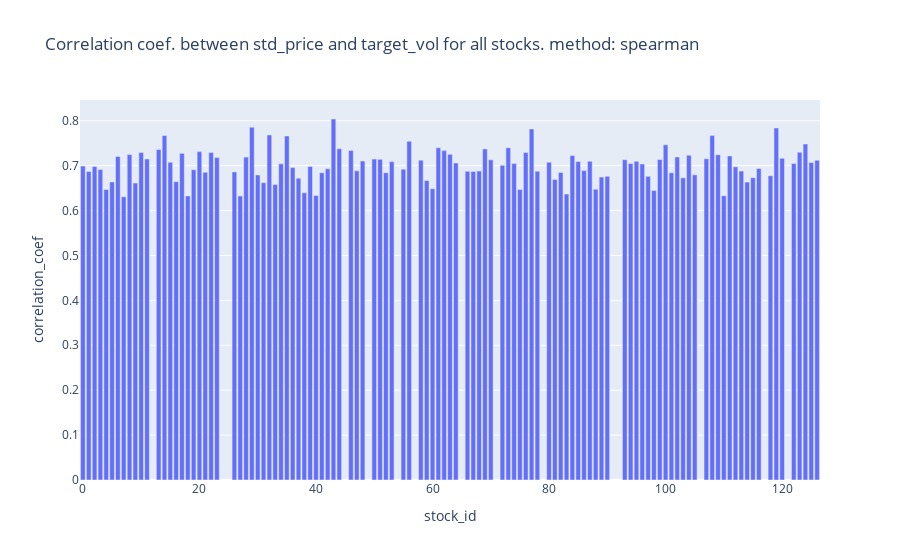
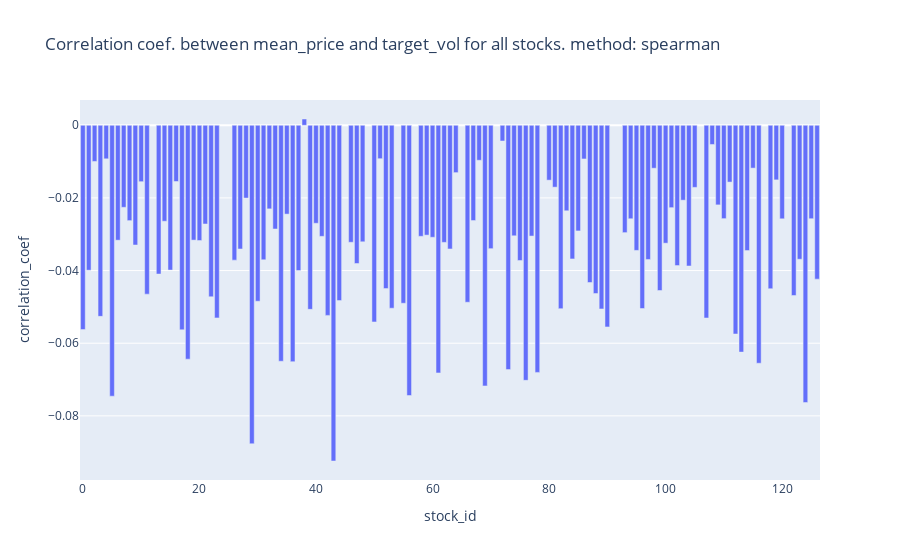
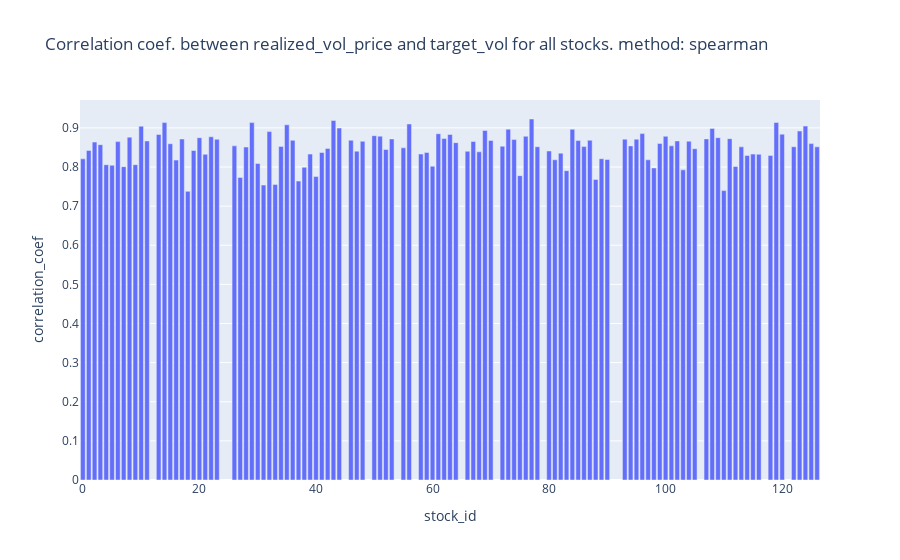

Here is the notebook cell these charts were saved with, in order:
### Code cell
## plot all stocks correlation coefficiceints together
coef_df=pd.DataFrame({'stock_id':std_price_n_target_vol_corr_coef.keys(),'correlation_coef':std_price_n_target_vol_corr_coef.values()})
fig = px.bar(coef_df, x='stock_id',y='correlation_coef',title="Correlation coef. between " + str(std_price_n_target_vol_df.columns[0]) + " and " + str(std_price_n_target_vol_df.columns[1])+ " for all stocks"+ ". method: "+corr_method)
fig.show()

## plot all stocks correlation coefficiceints together
coef_df=pd.DataFrame({'stock_id':mean_price_n_target_vol_corr_coef.keys(),'correlation_coef':mean_price_n_target_vol_corr_coef.values()})
fig1 =px.bar(coef_df, x='stock_id',y='correlation_coef',title="Correlation coef. between " + str(mean_price_n_target_vol_df.columns[0]) + " and " + str(mean_price_n_target_vol_df.columns[1])+ " for all stocks"+ ". method: "+corr_method)
fig1.show()

## plot all stocks correlation coefficiceints together
coef_df=pd.DataFrame({'stock_id':realized_vol_price_n_target_vol_corr_coef.keys(),'correlation_coef':realized_vol_price_n_target_vol_corr_coef.values()})
fig1 =px.bar(coef_df, x='stock_id',y='correlation_coef',title="Correlation coef. between " + str(realized_vol_price_n_target_vol_df.columns[0]) + " and " + str(realized_vol_price_n_target_vol_df.columns[1])+ " for all stocks"+ ". method: "+corr_method)
fig1.show()

### Figure 1 — Plotly figure (JSON) as saved in the notebook; plotly's stock layout.template omitted (floating-point values rounded to 4 significant figures)
{"data": [{"alignmentgroup": "True", "hovertemplate": "stock_id=%{x}<br>correlation_coef=%{y}<extra></extra>", "legendgroup": "", "marker": {"color": "#636efa", "pattern": {"shape": ""}}, "name": "", "offsetgroup": "", "orientation": "v", "showlegend": false, "textposition": "auto", "type": "bar", "x": [0, 1, 10, 100, 101, 102, 103, 104, 105, 107, 108, 109, 11, 110, 111, 112, 113, 114, 115, 116, 118, 119, 120, 122, 123, 124, 125, 126, 13, 14, 15, 16, 17, 18, 19, 2, 20, 21, 22, 23, 26, 27, 28, 29, 3, 30, 31, 32, 33, 34, 35, 36, 37, 38, 39, 4, 40, 41, 42, 43, 44, 46, 47, 48, 5, 50, 51, 52, 53, 55, 56, 58, 59, 6, 60, 61, 62, 63, 64, 66, 67, 68, 69, 7, 70, 72, 73, 74, 75, 76, 77, 78, 8, 80, 81, 82, 83, 84, 85, 86, 87, 88, 89, 9, 90, 93, 94, 95, 96, 97, 98, 99], "xaxis": "x", "y": [0.6991, 0.6869, 0.7291, 0.7464, 0.6841, 0.7194, 0.673, 0.7231, 0.6796, 0.7154, 0.767, 0.7244, 0.7149, 0.6331, 0.7218, 0.6974, 0.6879, 0.6633, 0.673, 0.6935, 0.6777, 0.7839, 0.7165, 0.7047, 0.7297, 0.7483, 0.707, 0.7118, 0.736, 0.7672, 0.7074, 0.6644, 0.7274, 0.6327, 0.6909, 0.6983, 0.7313, 0.6852, 0.7294, 0.7179, 0.6861, 0.6325, 0.719, 0.7857, 0.6913, 0.6793, 0.6621, 0.7683, 0.6581, 0.704, 0.7662, 0.6958, 0.6722, 0.6396, 0.6982, 0.6469, 0.6337, 0.6841, 0.693, 0.8039, 0.7378, 0.734, 0.6884, 0.7105, 0.6637, 0.7146, 0.714, 0.6844, 0.709, 0.6922, 0.7544, 0.7122, 0.6671, 0.7205, 0.6486, 0.7399, 0.7335, 0.7252, 0.7059, 0.6874, 0.687, 0.6879, 0.7373, 0.6308, 0.713, 0.7008, 0.7399, 0.7046, 0.6468, 0.7291, 0.7818, 0.6878, 0.7247, 0.7078, 0.669, 0.685, 0.6368, 0.7225, 0.7093, 0.689, 0.7098, 0.6476, 0.6745, 0.6613, 0.6761, 0.7132, 0.7046, 0.7097, 0.7038, 0.6761, 0.6446, 0.7138], "yaxis": "y"}], "layout": {"barmode": "relative", "legend": {"tracegroupgap": 0}, "title": {"text": "Correlation coef. between std_price and target_vol for all stocks. method: spearman"}, "xaxis": {"anchor": "y", "domain": [0, 1], "title": {"text": "stock_id"}}, "yaxis": {"anchor": "x", "domain": [0, 1], "title": {"text": "correlation_coef"}}}}

### Figure 2 — Plotly figure (JSON) as saved in the notebook; plotly's stock layout.template omitted (floating-point values rounded to 4 significant figures)
{"data": [{"alignmentgroup": "True", "hovertemplate": "stock_id=%{x}<br>correlation_coef=%{y}<extra></extra>", "legendgroup": "", "marker": {"color": "#636efa", "pattern": {"shape": ""}}, "name": "", "offsetgroup": "", "orientation": "v", "showlegend": false, "textposition": "auto", "type": "bar", "x": [0, 1, 10, 100, 101, 102, 103, 104, 105, 107, 108, 109, 11, 110, 111, 112, 113, 114, 115, 116, 118, 119, 120, 122, 123, 124, 125, 126, 13, 14, 15, 16, 17, 18, 19, 2, 20, 21, 22, 23, 26, 27, 28, 29, 3, 30, 31, 32, 33, 34, 35, 36, 37, 38, 39, 4, 40, 41, 42, 43, 44, 46, 47, 48, 5, 50, 51, 52, 53, 55, 56, 58, 59, 6, 60, 61, 62, 63, 64, 66, 67, 68, 69, 7, 70, 72, 73, 74, 75, 76, 77, 78, 8, 80, 81, 82, 83, 84, 85, 86, 87, 88, 89, 9, 90, 93, 94, 95, 96, 97, 98, 99], "xaxis": "x", "y": [-0.05624, -0.03991, -0.01553, -0.03246, -0.02267, -0.03863, -0.02062, -0.03874, -0.0171, -0.05305, -0.005285, -0.02191, -0.04649, -0.0257, -0.01564, -0.05746, -0.06245, -0.03448, -0.01179, -0.0655, -0.04499, -0.01503, -0.02575, -0.04686, -0.03688, -0.07632, -0.02572, -0.04236, -0.04095, -0.02642, -0.03987, -0.01548, -0.0563, -0.06439, -0.03161, -0.009955, -0.03172, -0.02717, -0.04721, -0.05303, -0.03713, -0.03405, -0.02004, -0.08769, -0.0526, -0.04843, -0.03703, -0.02301, -0.02856, -0.06496, -0.02445, -0.06507, -0.03999, 0.001731, -0.05067, -0.009231, -0.02698, -0.03058, -0.05233, -0.09242, -0.04827, -0.03221, -0.03805, -0.03207, -0.07458, -0.05414, -0.009198, -0.04496, -0.05036, -0.04899, -0.0744, -0.03057, -0.03024, -0.03163, -0.03083, -0.06817, -0.03224, -0.03405, -0.01303, -0.04872, -0.02622, -0.00963, -0.07176, -0.02258, -0.03397, -0.004322, -0.06726, -0.03042, -0.03722, -0.07021, -0.0305, -0.06803, -0.02625, -0.01511, -0.01703, -0.05048, -0.02354, -0.03678, -0.02908, -0.00927, -0.04328, -0.04632, -0.05056, -0.03296, -0.05551, -0.02955, -0.02573, -0.03445, -0.05044, -0.03694, -0.01182, -0.04548], "yaxis": "y"}], "layout": {"barmode": "relative", "legend": {"tracegroupgap": 0}, "title": {"text": "Correlation coef. between mean_price and target_vol for all stocks. method: spearman"}, "xaxis": {"anchor": "y", "domain": [0, 1], "title": {"text": "stock_id"}}, "yaxis": {"anchor": "x", "domain": [0, 1], "title": {"text": "correlation_coef"}}}}

### Figure 3 — Plotly figure (JSON) as saved in the notebook; plotly's stock layout.template omitted (floating-point values rounded to 4 significant figures)
{"data": [{"alignmentgroup": "True", "hovertemplate": "stock_id=%{x}<br>correlation_coef=%{y}<extra></extra>", "legendgroup": "", "marker": {"color": "#636efa", "pattern": {"shape": ""}}, "name": "", "offsetgroup": "", "orientation": "v", "showlegend": false, "textposition": "auto", "type": "bar", "x": [0, 1, 10, 100, 101, 102, 103, 104, 105, 107, 108, 109, 11, 110, 111, 112, 113, 114, 115, 116, 118, 119, 120, 122, 123, 124, 125, 126, 13, 14, 15, 16, 17, 18, 19, 2, 20, 21, 22, 23, 26, 27, 28, 29, 3, 30, 31, 32, 33, 34, 35, 36, 37, 38, 39, 4, 40, 41, 42, 43, 44, 46, 47, 48, 5, 50, 51, 52, 53, 55, 56, 58, 59, 6, 60, 61, 62, 63, 64, 66, 67, 68, 69, 7, 70, 72, 73, 74, 75, 76, 77, 78, 8, 80, 81, 82, 83, 84, 85, 86, 87, 88, 89, 9, 90, 93, 94, 95, 96, 97, 98, 99], "xaxis": "x", "y": [0.8208, 0.8422, 0.9043, 0.8784, 0.854, 0.8666, 0.7926, 0.8659, 0.8468, 0.8718, 0.8983, 0.8749, 0.8664, 0.7396, 0.8724, 0.8013, 0.8515, 0.8292, 0.833, 0.8324, 0.8295, 0.9137, 0.8839, 0.8518, 0.8919, 0.9046, 0.8597, 0.8514, 0.8831, 0.9135, 0.8593, 0.8176, 0.8716, 0.7377, 0.8421, 0.8635, 0.8748, 0.8324, 0.8773, 0.8707, 0.854, 0.7734, 0.8511, 0.9135, 0.857, 0.8088, 0.7538, 0.8904, 0.7555, 0.8527, 0.9078, 0.8681, 0.7639, 0.7993, 0.8329, 0.8057, 0.7755, 0.837, 0.8475, 0.9189, 0.8995, 0.8683, 0.8404, 0.8656, 0.8044, 0.88, 0.8788, 0.8447, 0.8716, 0.8489, 0.9099, 0.833, 0.8371, 0.8648, 0.8022, 0.8849, 0.8726, 0.8832, 0.8621, 0.84, 0.8654, 0.8387, 0.8933, 0.8008, 0.8679, 0.853, 0.8967, 0.8701, 0.7779, 0.8785, 0.9226, 0.8517, 0.8762, 0.8409, 0.8184, 0.8353, 0.7906, 0.8965, 0.8676, 0.8521, 0.8683, 0.7681, 0.821, 0.8059, 0.8191, 0.8712, 0.8539, 0.8711, 0.8853, 0.8182, 0.7975, 0.8599], "yaxis": "y"}], "layout": {"barmode": "relative", "legend": {"tracegroupgap": 0}, "title": {"text": "Correlation coef. between realized_vol_price and target_vol for all stocks. method: spearman"}, "xaxis": {"anchor": "y", "domain": [0, 1], "title": {"text": "stock_id"}}, "yaxis": {"anchor": "x", "domain": [0, 1], "title": {"text": "correlation_coef"}}}}
